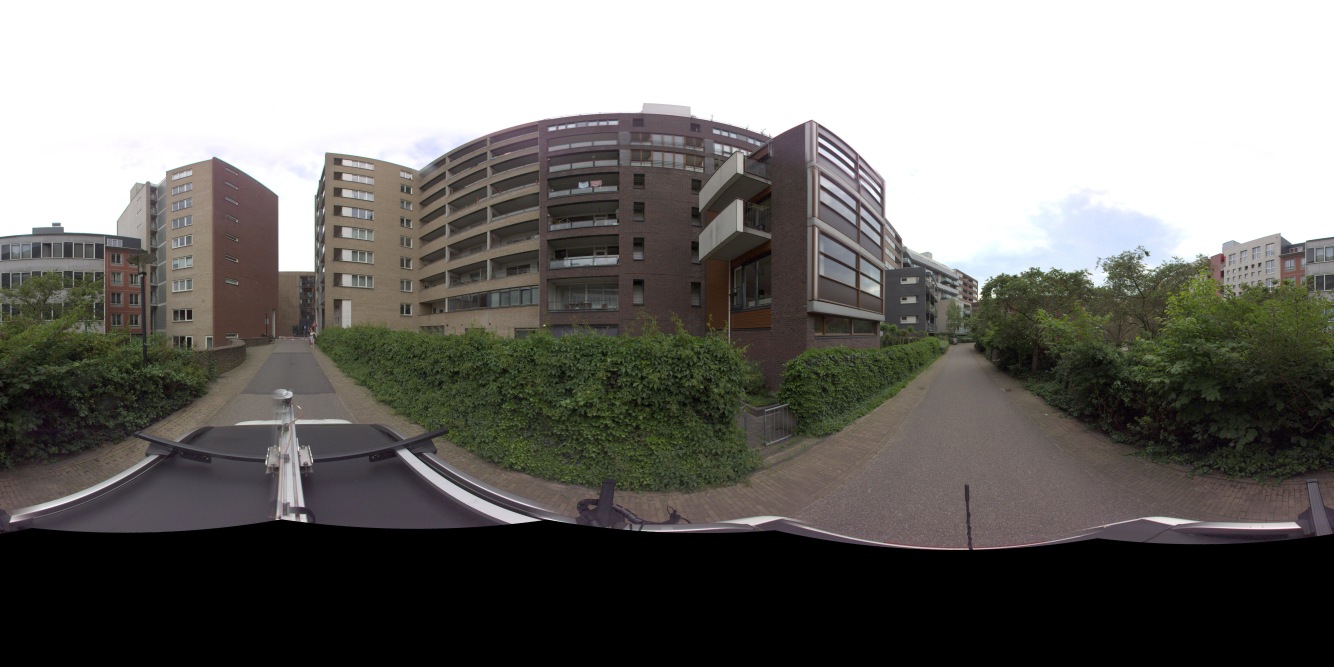
#> input picture src/input/TMX7316010203-000724_pano_0000_001219.jpg, 8000 x 4000 px (shown at 1/6 size)
$ python obj0363100012115783.py
#> lines starting #> are read from the running program, lines starting #| are printed output that depends on the picture
### src/texture.py
from PIL import Image
from numpy import linspace, float64, meshgrid

from array_image import get_as_rgb_array, sample_rgb_array_image_as_array
from array_math import get_vector, cartesian2cylindrical

SOURCE_WIDTH = 8000  # pixels
PANO_ASPECT = 2  # width over height
PANO_HEIGHT = SOURCE_WIDTH / PANO_ASPECT


def extract_texture(obj, pov, input_filename, output_filename, output_resolution):
    """ Extract the texture of a 3D plane from a panorama image

    :param obj: a 3D plane, an array of 4 3D points (x, y, z): [left-top, right-top, right-bottom, left-bottom]
    :param pov: a 3D point, center of the panorama
    :param input_filename: filename of the panorama
    :param output_filename: target filename of the texture
    :param output_resolution: target resolution (x, y) of the texture
    """

    left_top_x = obj[0][0]
    right_bottom_x = obj[2][0]

    left_top_y = obj[0][1]
    right_bottom_y = obj[2][1]

    left_top_z = obj[0][2]
    right_bottom_z = obj[2][2]

    nx, ny = output_resolution
    x = linspace(left_top_x, right_bottom_x, nx, dtype=float64)
    y = linspace(left_top_y, right_bottom_y, nx, dtype=float64)
    z = linspace(left_top_z, right_bottom_z, ny, dtype=float64)

    gevel_x, _ = meshgrid(x, z)
    gevel_y, gevel_z = meshgrid(y, z)

    vector_x, vector_y, vector_z = get_vector((gevel_x, gevel_y, gevel_z), pov)

    image_x, image_y = cartesian2cylindrical((vector_y, vector_x, vector_z), source_width=SOURCE_WIDTH,
                                             source_height=PANO_HEIGHT, r_is_1=False)
#> in extract_texture, source_file is the input picture: PIL image 8000x4000 RGB; mean R, G, B 115.5, 113.9, 110

    source_file = Image.open(input_filename)
    source_rgb_array = get_as_rgb_array(source_file)

    image = sample_rgb_array_image_as_array((image_x, image_y), source_rgb_array)
#> in sample_rgb_array_image_as_array (call 3), `g = map_coordinates(rgb_array[1], [y, x], order=1)`:
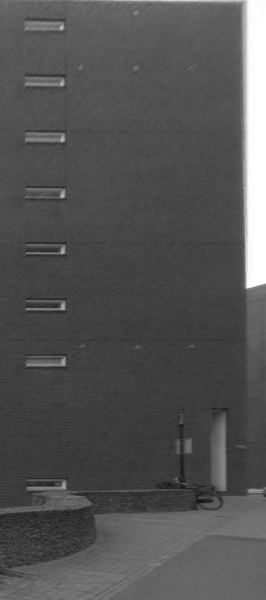
#> g: shape (600, 266) int32; min 13, max 255, mean 83.1
#> call 4 of extract_texture, with pov = (123392.7, 487997.6, 8), output_filename = 'obj_output/0363100012115783_gevel3.jpg', output_resolution = (254, 600)
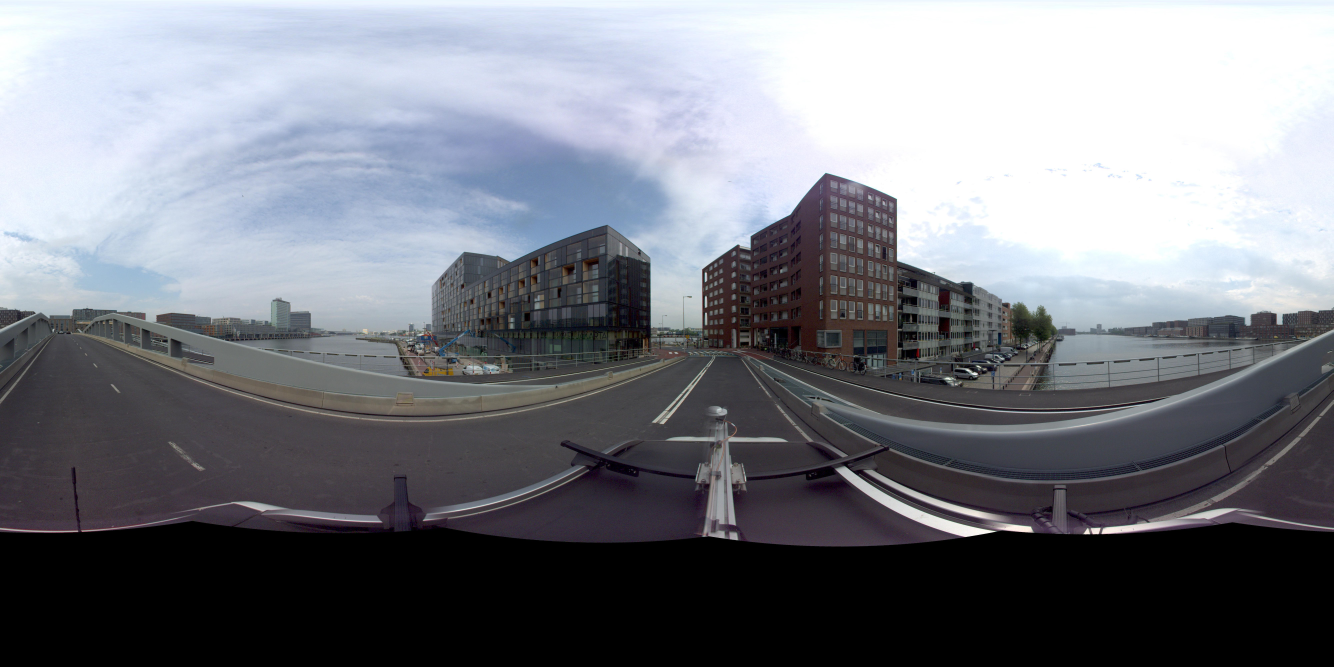
#> input picture src/input/TMX7316010203-000724_pano_0000_000057.jpg, 8000 x 4000 px (shown at 1/6 size)
#> in extract_texture, source_file is the input picture: PIL image 8000x4000 RGB; mean R, G, B 121, 123.5, 130.8
#> in sample_rgb_array_image_as_array (call 4), `x = coordinates[0]`:
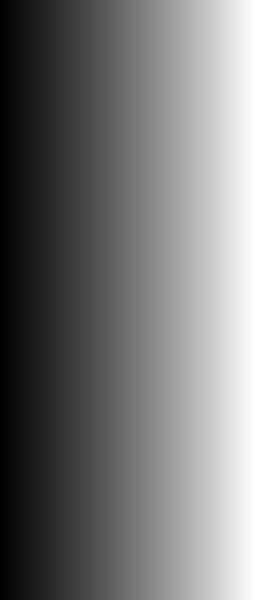
#> x: shape (600, 254) float64; min 4513.1, max 4757.6, mean 4625.3; drawn with min black and max white
#> in sample_rgb_array_image_as_array (call 4), `y = coordinates[1]`:
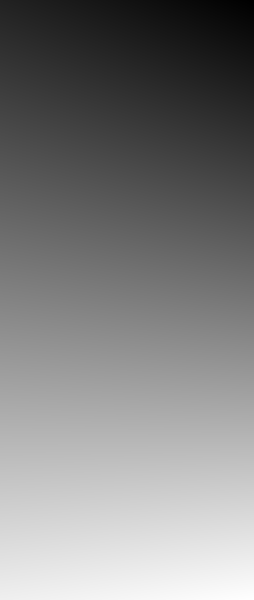
#> y: shape (600, 254) float64; min 1292.8, max 2282.6, mean 1789.3; drawn with min black and max white
#> in sample_rgb_array_image_as_array (call 4), `return dstack((r, g, b))`:
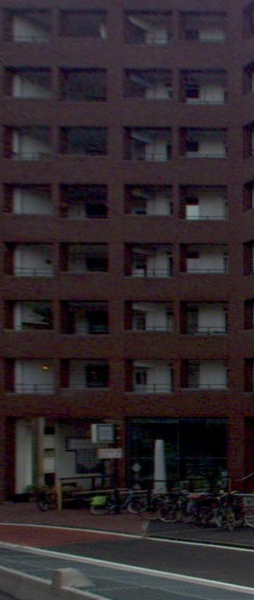
#> returned value: shape (600, 254, 3) int32; mean of channels 0, 1, 2 47.2, 38.4, 43.1; drawn as R, G, B

    image_file = Image.fromarray(image.astype('uint8'), 'RGB')

    image_file.save(output_filename, 'jpeg')


def stitch_texture(target, sources):
    """Stitches multiple images horizontally

    :param target: target image file name
    :param sources: array of images, left to right, to stitch. Formatted like: (filename, (size_x, size_y))
    """
#> called with target = 'obj_output/0363100012115783.jpg'

    result_width = 0
    result_height = 0
    for source in sources:
        result_width = result_width + source[1][0]
        result_height = max(result_height, source[1][1])

    width_index = 0
    result = Image.new('RGB', (result_width, result_height))
#> result: PIL image 750x600 RGB; every value is 0
    for source in sources:
        image = Image.open(source[0])
        result.paste(im=image, box=(width_index, 0))
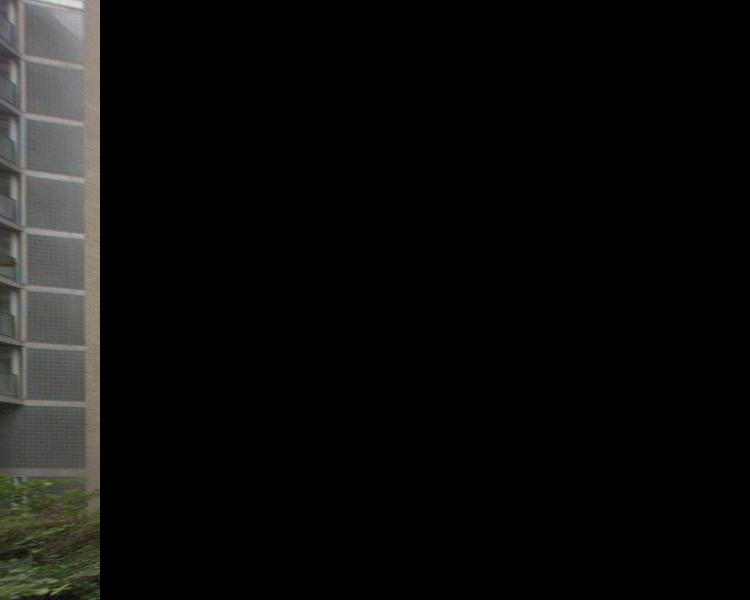
#> result: PIL image 750x600 RGB; mean R, G, B 13.2, 13.1, 12.2
        width_index = width_index + source[1][0]

    result.save(target, 'jpeg')
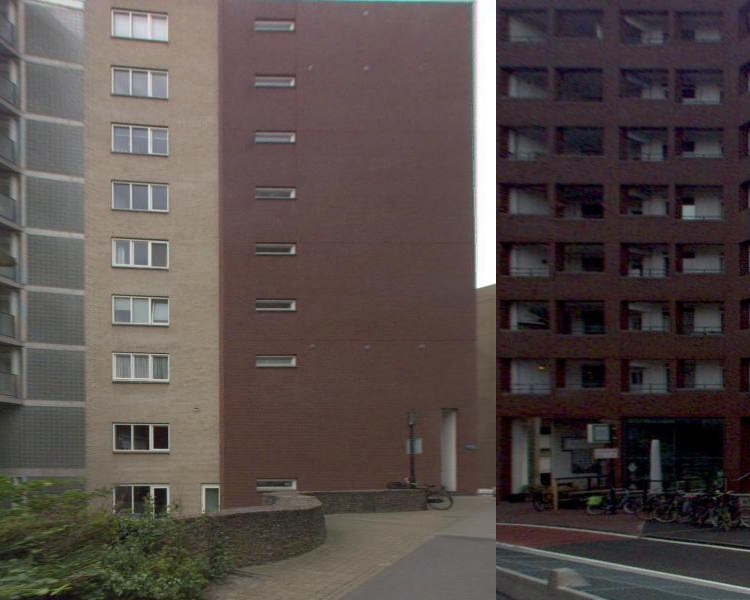
#> saved as 0363100012115783.jpg: PIL image 750x600 RGB; mean R, G, B 85.9, 75.8, 73.3

### src/array_image.py
from numpy import squeeze, dsplit, asarray, dstack, array
from scipy.ndimage import map_coordinates


def get_as_rgb_array(image_file):
    """
    Gets the raw image prepared for calculations.

    :param image_file: loaded image file
    :return: scipy image array, an array of three color channels
    """
    # read image as numpy rgb image array
    panorama_array_image = asarray(image_file, dtype="int32")
    # split image in the 3 RGB channels
    return squeeze(dsplit(panorama_array_image, 3))


def sample_rgb_array_image_as_array(coordinates, rgb_array):
    """
    Resampling of the source image

    :param coordinates: meshgrid of numpy arrays where eacht target coordinate is mapped to a coordinateset
    of the source
    :param rgb_array: the source image as a scipy rgb array representation
    :return: the sampled target image as a scipy rgb array representation
    """
    x = coordinates[0]
    y = coordinates[1]

    # resample each channel of the source image
    #   (this needs to be done 'per channel' because otherwise the map_coordinates method
    #    works on the wrong dimension: in rgb_array_images from numpy.assarray(image) the
    #    first dimension is the channel (r, g and b), and 2nd and 3rd dimensions are y and x,
    #    but map_coordinates expects the the coordinates to map to to be 1st and 2nd, therefore
    #    we extract each channel, so that y and x become 1st and 2nd array), after resampling
    #    we stack the three channels on top of each other, to restore the rgb image array

    r = map_coordinates(rgb_array[0], [y, x], order=1)
    g = map_coordinates(rgb_array[1], [y, x], order=1)
    b = map_coordinates(rgb_array[2], [y, x], order=1)

    # merge channels
    return dstack((r, g, b))

# [38 lines left out: function sample_rgb_array_image_as_array_multi, not called in this run]

### src/array_math.py
from numpy.core.umath import sqrt, square, arccos, arctan2, mod, pi


def get_vector(to_point, from_point):
    """Calculate a 3D vector from from_point to to_point,
    also works on numpy 2D arrays of points


    :param to_point: 3d tuple of the point the vector will point to
    :param from_point: 3d tuple of the point the vector will point from
    :return: 3D tuple of the vector
    """

    return to_point[0] - from_point[0], \
           to_point[1] - from_point[1], \
           to_point[2] - from_point[2]


# [14 lines left out: function get_cartesian_vector_from_rd, not called in this run]


def cartesian2cylindrical(vector, source_width, source_height, r_is_1=True):
    """Calculates the location on a equirectangular plane of a vector,
    Will work with numpy's 2D arrays of points

    :param vector: 3d tuple of the point the vector
    :param source_width: width and
    :param source_height:     height of the equirectangular image
    :param r_is_1: boolean, denoting if vectors are normalized to 1 (default=True)
    :return: 3D tuple of the coordinates of the vector on the equirectangular plane
    """

    middle = source_width / 2

    x = vector[0]
    y = vector[1]
    z = vector[2]

    r = 1 if r_is_1 else sqrt(square(x) + square(y) + square(z))
    theta = arccos(z / r)
    phi = arctan2(y, x)

    x1 = mod(middle + middle * phi / pi, source_width - 1)
    y1 = source_height * theta / pi

    return x1, y1


# [10 lines left out: function uvmap, not called in this run]

### src/obj0363100012115783.py
from texture import extract_texture, stitch_texture

pand_0363100012115783 = {
    "gevel0": [
        (123422.05, 488024.75, 30),
        (123423.89, 488029.21, 30),
        (123423.89, 488029.21, 0),
        (123422.05, 488024.75, 0),
    ],
    "gevel1": [
        (123423.89, 488029.21, 30),
        (123423.26, 488035.67, 30),
        (123423.26, 488035.67, 0),
        (123423.89, 488029.21, 0),
    ],
    "gevel2": [
        (123423.26, 488035.67, 30),
        (123410.54, 488039.40, 30),
        (123410.54, 488039.40, 0),
        (123423.26, 488035.67, 0),
    ],
    "gevel3": [
        (123410.54, 488039.40, 30),
        (123412.59, 488026.96, 30),
        (123412.59, 488026.96, 0),
        (123410.54, 488039.40, 0),
    ]
}

resolutie0 = (100, 600)
resolutie1 = (130, 600)
resolutie2 = (266, 600)
resolutie3 = (254, 600)

fotopunt0 = (123442.230211847, 488047.259717303, 6)
input0 = "input/TMX7316010203-000724_pano_0000_001219.jpg"

fotopunt1 = (123392.719592802, 487997.60068834, 8)
input1 = "input/TMX7316010203-000724_pano_0000_000057.jpg"

extract_texture(pand_0363100012115783["gevel0"], fotopunt0, input0, "obj_output/0363100012115783_gevel0.jpg",
                resolutie0)
extract_texture(pand_0363100012115783["gevel1"], fotopunt0, input0, "obj_output/0363100012115783_gevel1.jpg",
                resolutie1)
extract_texture(pand_0363100012115783["gevel2"], fotopunt0, input0, "obj_output/0363100012115783_gevel2.jpg",
                resolutie2)
extract_texture(pand_0363100012115783["gevel3"], fotopunt1, input1, "obj_output/0363100012115783_gevel3.jpg",
                resolutie3)

stitch_texture("obj_output/0363100012115783.jpg", [("obj_output/0363100012115783_gevel0.jpg", resolutie0),
                                                   ("obj_output/0363100012115783_gevel1.jpg", resolutie1),
                                                   ("obj_output/0363100012115783_gevel2.jpg", resolutie2),
                                                   ("obj_output/0363100012115783_gevel3.jpg", resolutie3)])
